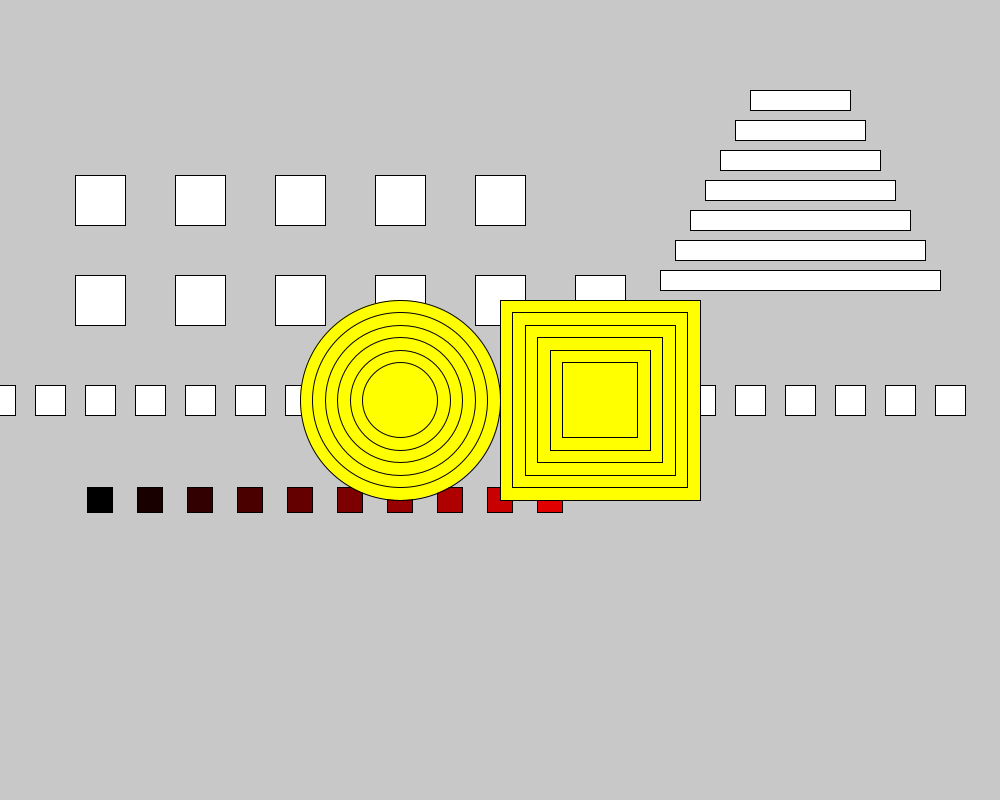
Frame 1 (no input)
Frame 60 (the mouse pressed at the canvas centre just before this capture): identical to frame 1, image omitted
Frame 120 (the mouse held since frame 60 and released just before this capture): identical to frame 1, image omitted

The Processing sketch that drew this single still picture (run headless with seeded random() and noise(); from frame 60 on, the mouse is pressed at the canvas centre):

// Processing sketch: forLoop_001
// ── forLoop_001.pde
void setup(){
  size(1000,800);
  background(200);
  rectMode(CENTER);
}

void draw(){
  background(200);
  fill(255,255,255);
  int startX = 100;
  rect(startX*1,200,50,50);
  rect(startX*2,200,50,50);
  rect(startX*3,200,50,50);
  rect(startX*4,200,50,50);
  rect(startX*5,200,50,50);
  
  
  for(int index = 1; index <= 6; index = index+1) {
    rect(startX*index, 300, 50, 50);
  }
  
  for(int posX = 0; posX < 1000; posX = posX + 50) {
    rect(posX, 400, 30, 30);
  }
  
  int posY;
  for(posY = 100; posY < 300; posY = posY + 30){
    rect(800, posY, posY, 20);
  }
  
  int spaceX = 50;
  for(int index = 0; index < 10; index++){ //index++ is the same as index = index+1
    fill(25*index, 0, 0);
    rect(100+spaceX*index, 500, 25,25);
  }
  
  fill(255,255,0);
  for(int diameter = 200; diameter > 50; diameter = diameter - 25){
    ellipse(400,400, diameter, diameter);
    
    rect(600,400, diameter, diameter);
  }
}
